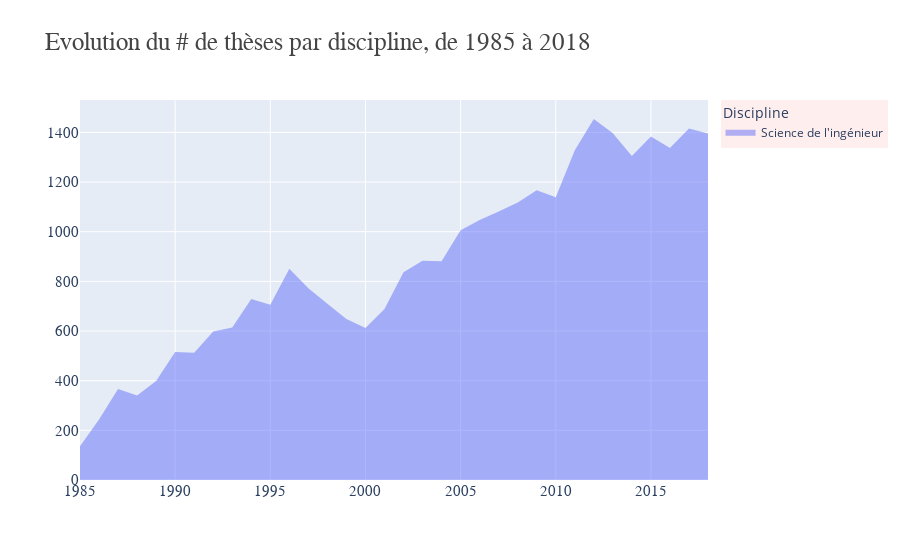

Notebook source saved alongside this figure:
### Code cell
import plotly.graph_objects as go
import numpy as np

# Création du graphique initial
fig = go.Figure()

# Ajout des traces
for i in range(len(labels)):
    fig.add_trace(go.Scatter(
        visible=False,
        x=category,
        y=values[i],
        name=labels[i],
        mode="none",
        fill="tozeroy"
    ))

# Rendre visible une trace
fig.data[0].visible = True

# Configuration du sélecteur
select_buttons = [
    {'label': label, 'method': 'update', 'args': [{'visible': [i == j for j in range(len(labels))]}]}
    for i, label in enumerate(labels)
]

# Création du sélecteur
selector = widgets.Dropdown(
    options=labels,
    value=labels[0],
    description='Discipline:',
    disabled=False,
)

# Fonction de mise à jour du graphique en fonction du sélecteur
def update_figure(change):
    selected_labels = change["new"]
    selected_index = labels.index(selected_labels)
    for i in range(len(labels)):
        fig.data[i].visible = (i == selected_index)
    fig.update_layout()
    fig.show()

# Fonction de gestion de l'événement de changement du sélecteur
def on_select_change(change):
    if change['name'] == 'value' and change['new']:
        update_figure(change['new'])

# Attacher la fonction de gestion de l'événement au sélecteur
selector.observe(update_figure,names="value")

# Configuration du layout
fig.update_layout(
    title_text="Evolution du # de thèses par discipline, de 1985 à 2018",
    title_font_color="#444",
    title_font_family="garamond",
    title_font_size=25,
    showlegend=True,
    legend_bgcolor="#FEE",
    legend_title_text="Discipline",
    margin_pad=0,
    xaxis=dict(
        tickformat='%Y',
        color="#444",
        dividercolor="#222",
        tickfont=dict(family="garamond", size=15)
    ),
    yaxis=dict(
        tickformat='%Y',
        color="#444",
        dividercolor="#222",
        tickfont=dict(family="garamond", size=15)
    )
)

# Afficher le sélecteur et le graphique
display(selector)
fig.show()

### Figure 1 — Plotly figure (JSON) as saved in the notebook; plotly's stock layout.template omitted (floating-point values rounded to 4 significant figures)
{"data": [{"fill": "tozeroy", "mode": "none", "name": "Science de l'ingénieur", "type": "scatter", "visible": true, "x": [1985, 1986, 1987, 1988, 1989, 1990, 1991, 1992, 1993, 1994, 1995, 1996, 1997, 1998, 1999, 2000, 2001, 2002, 2003, 2004, 2005, 2006, 2007, 2008, 2009, 2010, 2011, 2012, 2013, 2014, 2015, 2016, 2017, 2018], "y": [136, 244, 367, 340, 399, 516, 513, 598, 614, 729, 706, 851, 772, 710, 648, 612, 689, 837, 883, 881, 1006, 1047, 1081, 1118, 1167, 1139, 1328, 1454, 1397, 1305, 1384, 1337, 1416, 1396]}, {"fill": "tozeroy", "mode": "none", "name": "Science de la Terre", "type": "scatter", "visible": false, "x": [1985, 1986, 1987, 1988, 1989, 1990, 1991, 1992, 1993, 1994, 1995, 1996, 1997, 1998, 1999, 2000, 2001, 2002, 2003, 2004, 2005, 2006, 2007, 2008, 2009, 2010, 2011, 2012, 2013, 2014, 2015, 2016, 2017, 2018], "y": [109, 243, 626, 453, 415, 423, 392, 411, 400, 418, 451, 497, 532, 408, 334, 302, 339, 385, 385, 363, 442, 432, 429, 465, 458, 455, 454, 466, 475, 453, 460, 506, 464, 471]}, {"fill": "tozeroy", "mode": "none", "name": "Sciences de l'éducation", "type": "scatter", "visible": false, "x": [1985, 1986, 1987, 1988, 1989, 1990, 1991, 1992, 1993, 1994, 1995, 1996, 1997, 1998, 1999, 2000, 2001, 2002, 2003, 2004, 2005, 2006, 2007, 2008, 2009, 2010, 2011, 2012, 2013, 2014, 2015, 2016, 2017, 2018], "y": [5, 1, 3, 6, 6, 6, 7, 10, 19, 30, 20, 7, 12, 15, 10, 16, 18, 23, 22, 30, 30, 36, 33, 38, 39, 30, 40, 36, 40, 40, 35, 52, 44, 45]}, {"fill": "tozeroy", "mode": "none", "name": "Droit et Science Politique", "type": "scatter", "visible": false, "x": [1985, 1986, 1987, 1988, 1989, 1990, 1991, 1992, 1993, 1994, 1995, 1996, 1997, 1998, 1999, 2000, 2001, 2002, 2003, 2004, 2005, 2006, 2007, 2008, 2009, 2010, 2011, 2012, 2013, 2014, 2015, 2016, 2017, 2018], "y": [168, 400, 413, 374, 378, 370, 384, 381, 435, 531, 492, 575, 595, 659, 700, 865, 699, 715, 699, 792, 727, 743, 745, 761, 744, 821, 850, 882, 881, 902, 795, 731, 751, 701]}, {"fill": "tozeroy", "mode": "none", "name": "Economie Gestion", "type": "scatter", "visible": false, "x": [1985, 1986, 1987, 1988, 1989, 1990, 1991, 1992, 1993, 1994, 1995, 1996, 1997, 1998, 1999, 2000, 2001, 2002, 2003, 2004, 2005, 2006, 2007, 2008, 2009, 2010, 2011, 2012, 2013, 2014, 2015, 2016, 2017, 2018], "y": [220, 390, 413, 332, 281, 239, 293, 365, 370, 420, 374, 451, 565, 503, 480, 627, 515, 453, 485, 493, 506, 537, 631, 655, 689, 753, 806, 747, 746, 772, 677, 709, 692, 635]}, {"fill": "tozeroy", "mode": "none", "name": "Langues et Littératures", "type": "scatter", "visible": false, "x": [1985, 1986, 1987, 1988, 1989, 1990, 1991, 1992, 1993, 1994, 1995, 1996, 1997, 1998, 1999, 2000, 2001, 2002, 2003, 2004, 2005, 2006, 2007, 2008, 2009, 2010, 2011, 2012, 2013, 2014, 2015, 2016, 2017, 2018], "y": [268, 415, 646, 457, 415, 457, 463, 525, 564, 703, 695, 709, 686, 583, 666, 710, 628, 672, 713, 683, 619, 679, 716, 703, 711, 697, 769, 744, 691, 666, 611, 656, 650, 593]}, {"fill": "tozeroy", "mode": "none", "name": "Matériaux, Milieux et Chimie", "type": "scatter", "visible": false, "x": [1985, 1986, 1987, 1988, 1989, 1990, 1991, 1992, 1993, 1994, 1995, 1996, 1997, 1998, 1999, 2000, 2001, 2002, 2003, 2004, 2005, 2006, 2007, 2008, 2009, 2010, 2011, 2012, 2013, 2014, 2015, 2016, 2017, 2018], "y": [331, 635, 1359, 1233, 1405, 1409, 1522, 1724, 1762, 1853, 1818, 2043, 2014, 1898, 1796, 1757, 1741, 1779, 1772, 1906, 2035, 2023, 2224, 2228, 2203, 2288, 2371, 2751, 2708, 2557, 2544, 2452, 2544, 2469]}, {"fill": "tozeroy", "mode": "none", "name": "SHS", "type": "scatter", "visible": false, "x": [1985, 1986, 1987, 1988, 1989, 1990, 1991, 1992, 1993, 1994, 1995, 1996, 1997, 1998, 1999, 2000, 2001, 2002, 2003, 2004, 2005, 2006, 2007, 2008, 2009, 2010, 2011, 2012, 2013, 2014, 2015, 2016, 2017, 2018], "y": [380, 863, 1069, 868, 701, 657, 761, 809, 976, 1128, 1000, 1122, 1204, 1139, 1224, 1418, 1142, 1177, 1354, 1368, 1374, 1452, 1513, 1515, 1562, 1664, 1775, 1859, 1776, 1755, 1760, 1668, 1691, 1525]}, {"fill": "tozeroy", "mode": "none", "name": "Informatique", "type": "scatter", "visible": false, "x": [1985, 1986, 1987, 1988, 1989, 1990, 1991, 1992, 1993, 1994, 1995, 1996, 1997, 1998, 1999, 2000, 2001, 2002, 2003, 2004, 2005, 2006, 2007, 2008, 2009, 2010, 2011, 2012, 2013, 2014, 2015, 2016, 2017, 2018], "y": [45, 69, 101, 121, 144, 176, 130, 195, 197, 214, 231, 253, 275, 218, 218, 250, 303, 354, 403, 467, 547, 561, 565, 625, 624, 717, 752, 763, 876, 809, 774, 712, 771, 777]}, {"fill": "tozeroy", "mode": "none", "name": "Mathématiques", "type": "scatter", "visible": false, "x": [1985, 1986, 1987, 1988, 1989, 1990, 1991, 1992, 1993, 1994, 1995, 1996, 1997, 1998, 1999, 2000, 2001, 2002, 2003, 2004, 2005, 2006, 2007, 2008, 2009, 2010, 2011, 2012, 2013, 2014, 2015, 2016, 2017, 2018], "y": [120, 331, 766, 610, 723, 761, 845, 913, 971, 1054, 996, 1117, 973, 736, 305, 256, 296, 281, 307, 309, 343, 355, 341, 336, 352, 399, 433, 478, 489, 455, 453, 449, 396, 462]}, {"fill": "tozeroy", "mode": "none", "name": "Mathématiques et Informatique", "type": "scatter", "visible": false, "x": [1985, 1986, 1987, 1988, 1989, 1990, 1991, 1992, 1993, 1994, 1995, 1996, 1997, 1998, 1999, 2000, 2001, 2002, 2003, 2004, 2005, 2006, 2007, 2008, 2009, 2010, 2011, 2012, 2013, 2014, 2015, 2016, 2017, 2018], "y": [2, 1, 8, 12, 10, 3, 6, 6, 7, 6, 5, 14, 5, 6, 8, 9, 32, 50, 27, 39, 69, 45, 63, 46, 21, 27, 10, 14, 18, 30, 29, 33, 75, 40]}, {"fill": "tozeroy", "mode": "none", "name": "Médecine", "type": "scatter", "visible": false, "x": [1985, 1986, 1987, 1988, 1989, 1990, 1991, 1992, 1993, 1994, 1995, 1996, 1997, 1998, 1999, 2000, 2001, 2002, 2003, 2004, 2005, 2006, 2007, 2008, 2009, 2010, 2011, 2012, 2013, 2014, 2015, 2016, 2017, 2018], "y": [434, 364, 225, 3736, 3926, 3581, 3050, 3323, 3061, 2867, 765, 673, 654, 557, 571, 520, 209, 102, 83, 119, 98, 84, 105, 105, 98, 111, 124, 122, 118, 78, 76, 83, 123, 151]}, {"fill": "tozeroy", "mode": "none", "name": "Biologie", "type": "scatter", "visible": false, "x": [1985, 1986, 1987, 1988, 1989, 1990, 1991, 1992, 1993, 1994, 1995, 1996, 1997, 1998, 1999, 2000, 2001, 2002, 2003, 2004, 2005, 2006, 2007, 2008, 2009, 2010, 2011, 2012, 2013, 2014, 2015, 2016, 2017, 2018], "y": [695, 967, 1716, 1815, 1649, 1750, 1719, 1975, 2048, 2147, 2139, 2113, 2425, 2589, 3326, 3260, 2703, 2394, 2554, 2599, 2602, 2804, 3056, 3036, 3151, 3179, 3094, 3369, 3392, 3128, 3086, 3273, 3194, 3245]}, {"fill": "tozeroy", "mode": "none", "name": "Psychologie", "type": "scatter", "visible": false, "x": [1985, 1986, 1987, 1988, 1989, 1990, 1991, 1992, 1993, 1994, 1995, 1996, 1997, 1998, 1999, 2000, 2001, 2002, 2003, 2004, 2005, 2006, 2007, 2008, 2009, 2010, 2011, 2012, 2013, 2014, 2015, 2016, 2017, 2018], "y": [94, 239, 726, 688, 647, 662, 746, 830, 883, 888, 874, 925, 951, 995, 692, 251, 152, 173, 168, 199, 159, 176, 191, 220, 216, 227, 308, 281, 241, 257, 319, 278, 270, 256]}], "layout": {"legend": {"bgcolor": "#FEE", "title": {"text": "Discipline"}}, "margin": {"pad": 0}, "showlegend": true, "title": {"font": {"color": "#444", "family": "garamond", "size": 25}, "text": "Evolution du # de thèses par discipline, de 1985 à 2018"}, "xaxis": {"color": "#444", "dividercolor": "#222", "tickfont": {"family": "garamond", "size": 15}, "tickformat": "%Y"}, "yaxis": {"color": "#444", "dividercolor": "#222", "tickfont": {"family": "garamond", "size": 15}, "tickformat": "%Y"}}}
